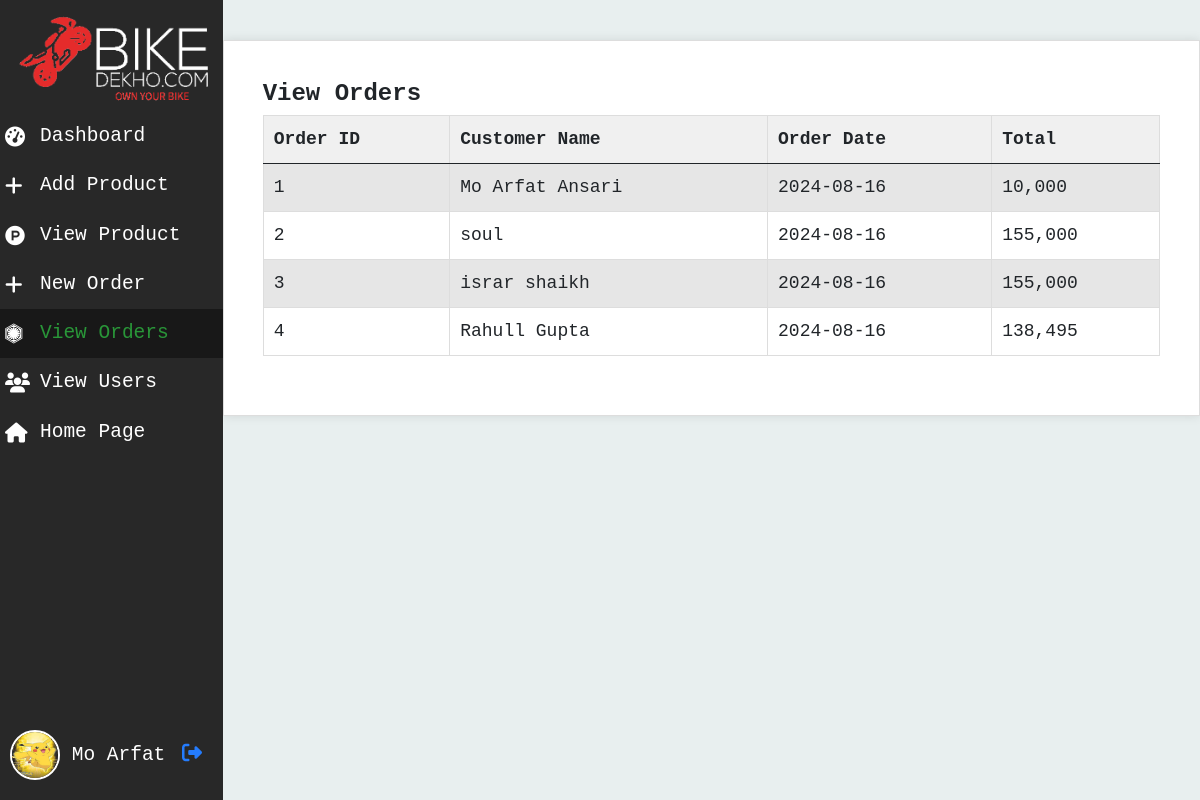
/admin/view_orders.php (signed in), run on the app's committed database.
### tables this page shows
CREATE TABLE `orders` (
  `ID` int(11) NOT NULL,
  `customer_name` text NOT NULL,
  `order_date` date NOT NULL DEFAULT current_timestamp(),
  `amount` int(11) NOT NULL
);

### admin/view_orders.php (the view, shortened to what this page needs)
<?php include"./adminlayot/header.php";?>
<?php
include"./databseFiles/conn.php";
$sql="SELECT * FROM orders";
$order=$conn->query($sql);
?>
<div class="container p-5">
<h1 name="name">View Orders</h1>
  <div class="table">
  <table class="table table-striped">
            <thead>
              <tr>
                <th>Order ID</th>
                <th>Customer Name</th>
                <th>Order Date</th>
                <th>Total</th>
              </tr>
            </thead>
            <tbody>
              <?php while($res=mysqli_fetch_assoc($order)){?>
              <tr>
                <td><?php echo $res['ID'];?></td>
                <td><?php echo $res['customer_name']?></td>
                <td><?php echo $res['order_date']?></td>
                <td><?php echo number_format($res['amount'])?></td>
              </tr>
              <?php }?>
            </tbody>
          </table>
  </div>
</div>
<?php include"./adminlayot/footer.php";?>

### admin/admin.css (style rules this page uses)
* { margin: 0; padding: 0; box-sizing: border-box; font-family: monospace; }
body { display: flex; }
.container { max-width: 1200px; margin: 40px auto; padding: 20px; background-color: #fff; border: 1px solid #ddd; box-shadow: 0 0 10px rgba(0, 0, 0, 0.1); }
.table { margin-bottom: 20px; border-collapse: collapse; }
.table th, .table td { border: 1px solid #ddd; padding: 10px; text-align: left; }
.table th { background-color: #f0f0f0; }
h1 { margin-top: 0; font-weight: bold; font-size: 24px; }

### admin/table.css (style rules this page uses)
th,td { font-size: 18px; text-align: start; width:auto; }

### data on the page
orders: ID "1", customer_name "Mo Arfat Ansari", order_date "2024-08-16", amount "10,000"
orders: ID "2", customer_name "soul", order_date "2024-08-16", amount "155,000"
orders: ID "3", customer_name "israr shaikh", order_date "2024-08-16", amount "155,000"
orders: ID "4", customer_name "Rahull Gupta", order_date "2024-08-16", amount "138,495"

### other printed values
$_SESSION['username'] "Mo Arfat"
